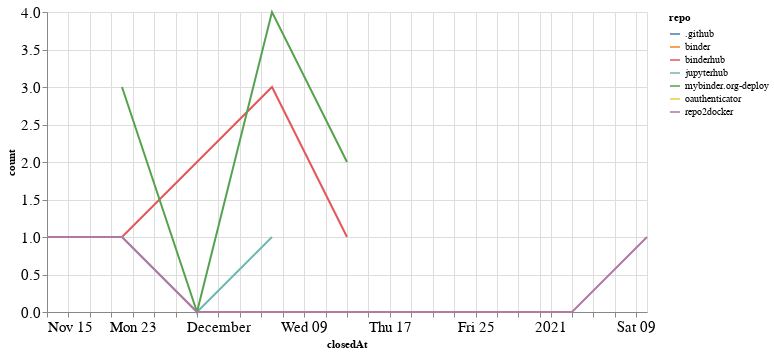

Source (notebook cell):
### Code cell
closed_by_time = closed_by.groupby('repo').resample('W', on='closedAt').count()['author'].reset_index()
closed_by_time = closed_by_time.rename(columns={'author': 'count'})

alt.Chart(closed_by_time, width=600).mark_line().encode(
    x='closedAt',
    y='count',
    color='repo',
    tooltip="repo"
)

### Figure 1 — Vega-Lite specification as saved in the notebook (floating-point values rounded to 4 significant figures)
{"config": {"axisLeft": {"labelFontSize": 15}, "axisBottom": {"labelFontSize": 15}}, "data": {"name": "data-e51f8630db0bdb2b58569d3c3b1018d3"}, "mark": "line", "encoding": {"color": {"type": "nominal", "field": "repo"}, "tooltip": {"type": "nominal", "field": "repo"}, "x": {"type": "temporal", "field": "closedAt"}, "y": {"type": "quantitative", "field": "count"}}, "width": 600, "$schema": "https://vega.github.io/schema/vega-lite/v4.8.1.json", "datasets": {"data-e51f8630db0bdb2b58569d3c3b1018d3": [{"repo": ".github", "closedAt": "2020-12-06T00:00:00", "count": 1}, {"repo": "binder", "closedAt": "2020-11-15T00:00:00", "count": 1}, {"repo": "binderhub", "closedAt": "2020-11-15T00:00:00", "count": 1}, {"repo": "binderhub", "closedAt": "2020-11-22T00:00:00", "count": 1}, {"repo": "binderhub", "closedAt": "2020-11-29T00:00:00", "count": 2}, {"repo": "binderhub", "closedAt": "2020-12-06T00:00:00", "count": 3}, {"repo": "binderhub", "closedAt": "2020-12-13T00:00:00", "count": 1}, {"repo": "jupyterhub", "closedAt": "2020-11-22T00:00:00", "count": 1}, {"repo": "jupyterhub", "closedAt": "2020-11-29T00:00:00", "count": 0}, {"repo": "jupyterhub", "closedAt": "2020-12-06T00:00:00", "count": 1}, {"repo": "mybinder.org-deploy", "closedAt": "2020-11-22T00:00:00", "count": 3}, {"repo": "mybinder.org-deploy", "closedAt": "2020-11-29T00:00:00", "count": 0}, {"repo": "mybinder.org-deploy", "closedAt": "2020-12-06T00:00:00", "count": 4}, {"repo": "mybinder.org-deploy", "closedAt": "2020-12-13T00:00:00", "count": 2}, {"repo": "oauthenticator", "closedAt": "2020-11-22T00:00:00", "count": 1}, {"repo": "repo2docker", "closedAt": "2020-11-15T00:00:00", "count": 1}, {"repo": "repo2docker", "closedAt": "2020-11-22T00:00:00", "count": 1}, {"repo": "repo2docker", "closedAt": "2020-11-29T00:00:00", "count": 0}, {"repo": "repo2docker", "closedAt": "2020-12-06T00:00:00", "count": 0}, {"repo": "repo2docker", "closedAt": "2020-12-13T00:00:00", "count": 0}, {"repo": "repo2docker", "closedAt": "2020-12-20T00:00:00", "count": 0}, {"repo": "repo2docker", "closedAt": "2020-12-27T00:00:00", "count": 0}, {"repo": "repo2docker", "closedAt": "2021-01-03T00:00:00", "count": 0}, {"repo": "repo2docker", "closedAt": "2021-01-10T00:00:00", "count": 1}]}}
